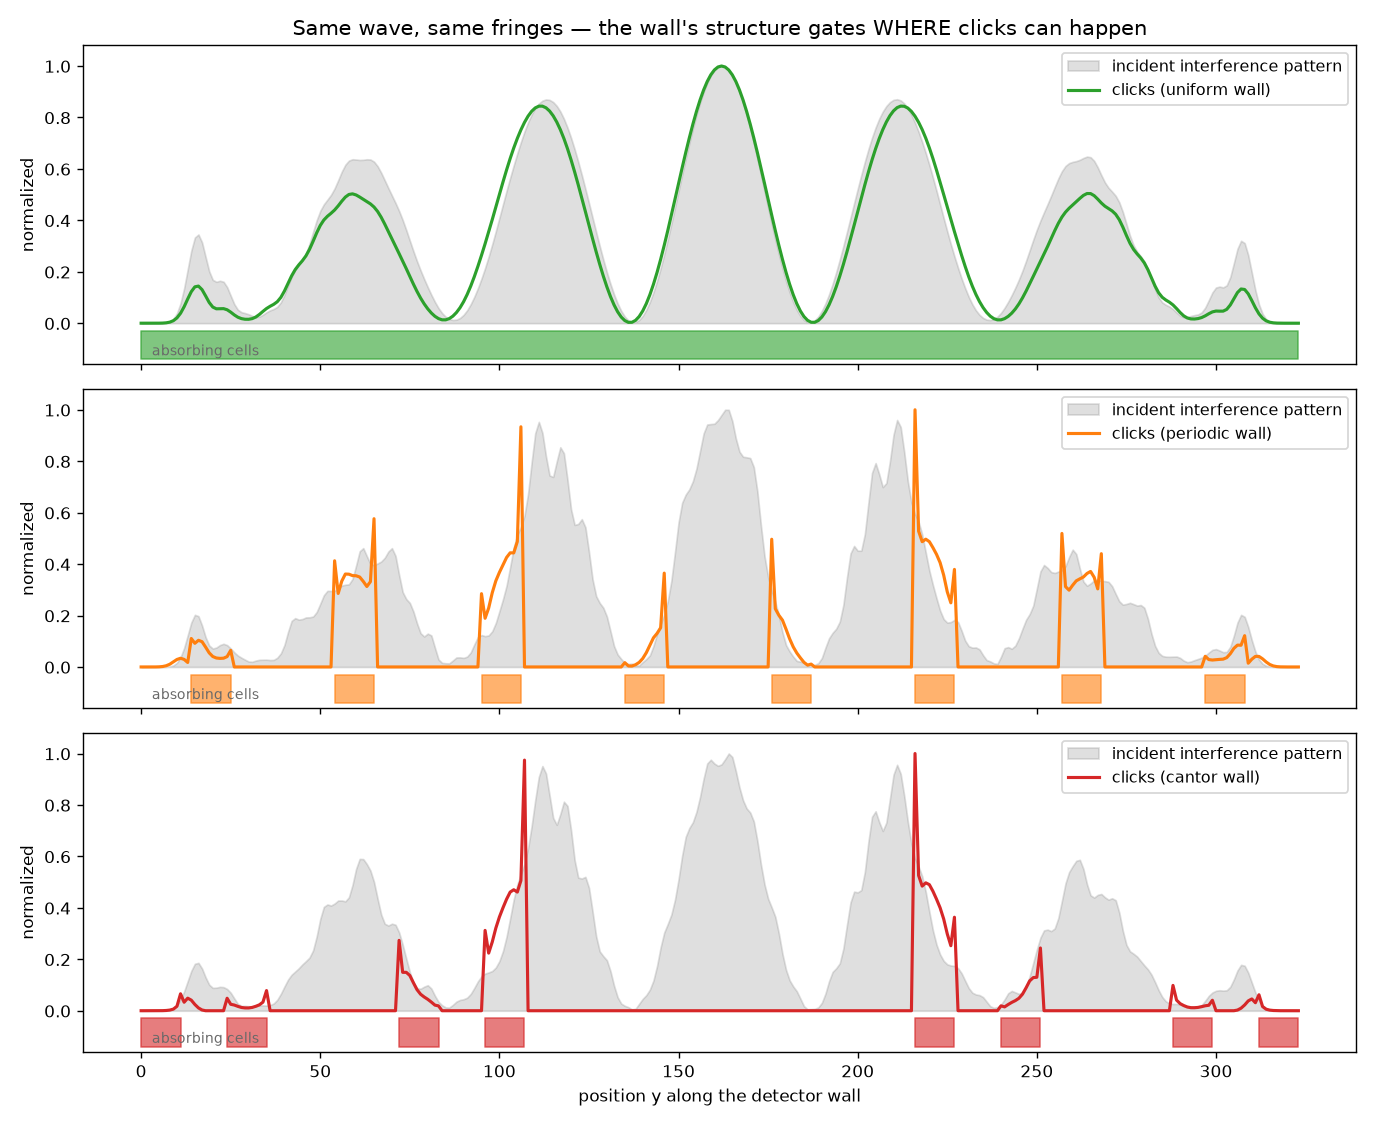

Source code (Python):
"""
Plan B — does the detector boundary's structure reshape where detections land?

2D Schrodinger (Visscher leapfrog, hbar=m=1). A wavepacket passes a double slit;
the interference pattern then hits a DETECTOR WALL whose absorbing surface has
one of three structures along y:

  uniform  : every cell absorbs
  periodic : evenly spaced absorbing segments (control for "structured but regular")
  cantor   : Cantor-set fractal segments (level 3)

periodic and cantor have the SAME total absorbing fraction (8 segments, 8/27 of the
height) so any difference is geometry, not coverage.  Clicks = probability actually
removed by each wall row, accumulated over the whole run.  Non-absorbing gaps are
dead zones: the wave passes and is eaten silently by the border sponge (not counted).

Honest questions scored at the end:
  1) GATING: do the three walls yield different click distributions?  (expected: yes)
  2) FRINGE INTEGRITY: within the cells that DO absorb, do click peaks sit at the
     same y as the incident interference pattern (no fringe shift)?  We compare the
     detected pattern to incident(y) x mask(y).
"""
import numpy as np
import matplotlib
matplotlib.use("Agg")
import matplotlib.pyplot as plt

# ---------------- grid & scheme ----------------
Nx, Ny = 480, 324
dx, dt = 1.0, 0.2
steps = 9000
k0 = 1.0                      # packet momentum -> lambda = 2*pi
x = np.arange(Nx)[:, None]
y = np.arange(Ny)[None, :]

# geometry
slit_x = 150                  # barrier column
det_x = 430                   # detector wall column (strip det_x..det_x+3)
sep, sw = 40, 10              # slit separation (center-to-center), slit width
cy = Ny // 2

# border sponge (kills anything reaching edges; not counted as detection)
border = 18
bd = np.minimum(np.minimum(x, Nx - 1 - x), np.minimum(y, Ny - 1 - y))
sponge = np.where(bd >= border, 1.0, 1.0 - 0.35 * ((border - bd) / border) ** 2)

# slit barrier: absorbing wall with two openings (graded, low reflection)
slit_damp = np.ones((Nx, Ny))
wall_cols = slice(slit_x, slit_x + 8)
open1 = np.abs(y - (cy - sep // 2)) <= sw // 2
open2 = np.abs(y - (cy + sep // 2)) <= sw // 2
blocked = ~(open1 | open2)
for i, col in enumerate(range(slit_x, slit_x + 8)):
    a = 0.55 * np.sin(np.pi * (i + 0.5) / 8)
    slit_damp[col, :] = np.where(blocked[0], 1.0 - a, 1.0)

def masks():
    """absorbing masks along y for the detector wall (True = absorbing cell)"""
    m_uni = np.ones(Ny, bool)
    # cantor level 3 on the full height: keep 8 segments of length Ny/27
    seg = [(0.0, 1.0)]
    for _ in range(3):
        seg = [s for a, b in seg for s in ((a, a + (b - a) / 3), (b - (b - a) / 3, b))]
    m_can = np.zeros(Ny, bool)
    for a, b in seg:
        m_can[int(a * Ny):max(int(a * Ny) + 1, int(b * Ny))] = True
    frac = m_can.mean()                       # ~8/27
    # periodic: 8 evenly spaced segments, same total coverage
    m_per = np.zeros(Ny, bool)
    nseg, w = 8, max(1, int(round(frac * Ny / 8)))
    for i in range(nseg):
        c = int((i + 0.5) * Ny / nseg)
        m_per[c - w // 2:c - w // 2 + w] = True
    return {"uniform": m_uni, "periodic": m_per, "cantor": m_can}

def run(mask):
    """evolve; return clicks(y) at the detector and incident pattern just before it"""
    rng_norm = None
    sx, sy = 28.0, 70.0
    env = np.exp(-((x - 70) ** 2) / (2 * sx ** 2) - ((y - cy) ** 2) / (2 * sy ** 2))
    R = env * np.cos(k0 * (x - 70.0)); I = env * np.sin(k0 * (x - 70.0))
    nrm = np.sqrt(np.sum(R ** 2 + I ** 2)); R /= nrm; I /= nrm

    det_damp = np.ones((Nx, Ny))
    for i, col in enumerate(range(det_x, det_x + 4)):
        a = 0.5 * np.sin(np.pi * (i + 0.5) / 4)
        det_damp[col, :] = np.where(mask, 1.0 - a, 1.0)
    damp = sponge * slit_damp * det_damp

    clicks = np.zeros(Ny)
    incident = np.zeros(Ny)
    c = dt / (2 * dx * dx)
    for s in range(steps):
        lap = (np.roll(R, 1, 0) + np.roll(R, -1, 0) +
               np.roll(R, 1, 1) + np.roll(R, -1, 1) - 4 * R)
        I += c * lap * 2
        lap = (np.roll(I, 1, 0) + np.roll(I, -1, 0) +
               np.roll(I, 1, 1) + np.roll(I, -1, 1) - 4 * I)
        R -= c * lap * 2
        p_before = R[det_x:det_x + 4, :] ** 2 + I[det_x:det_x + 4, :] ** 2
        R *= damp; I *= damp
        p_after = R[det_x:det_x + 4, :] ** 2 + I[det_x:det_x + 4, :] ** 2
        clicks += (p_before - p_after).sum(axis=0)
        incident += R[det_x - 6, :] ** 2 + I[det_x - 6, :] ** 2
    return clicks, incident

def js_div(p, q):
    p = p / p.sum(); q = q / q.sum(); m = 0.5 * (p + q)
    kl = lambda a, b: np.sum(np.where(a > 0, a * np.log(a / np.maximum(b, 1e-300)), 0))
    return 0.5 * kl(p, m) + 0.5 * kl(q, m)

M = masks()
res = {}
for name, m in M.items():
    clicks, inc = run(m)
    res[name] = (clicks, inc)
    print(f"{name:>9}: total detected = {clicks.sum():.4f}   "
          f"(absorbing fraction of wall = {m.mean():.3f})")

# --- analysis ---
u_clicks, u_inc = res["uniform"]
print("\nGATING (do the walls yield different click distributions?):")
for name in ("periodic", "cantor"):
    d = js_div(res[name][0] + 1e-15, u_clicks + 1e-15)
    print(f"   JS divergence vs uniform wall: {name:>9} = {d:.4f}")

print("\nFRINGE INTEGRITY (is detected ~ incident x mask, i.e. gated but not shifted?):")
for name, m in M.items():
    clicks, inc = res[name]
    pred = inc * m                      # gating prediction
    keep = m & (inc > 0.01 * inc.max())
    if keep.sum() > 4:
        cc = np.corrcoef(clicks[keep], pred[keep])[0, 1]
        print(f"   {name:>9}: corr(detected, incident x mask) on live cells = {cc:.4f}")

# --- figure ---
fig, axes = plt.subplots(3, 1, figsize=(11, 9), sharex=True)
yy = np.arange(Ny)
for ax, name, col in zip(axes, ("uniform", "periodic", "cantor"),
                         ("tab:green", "tab:orange", "tab:red")):
    clicks, inc = res[name]
    m = M[name]
    ax.fill_between(yy, 0, (inc / inc.max()), color="gray", alpha=0.25,
                    label="incident interference pattern")
    ax.plot(yy, clicks / clicks.max(), color=col, lw=1.8, label=f"clicks ({name} wall)")
    ax.fill_between(yy, -0.14, -0.03, where=m, color=col, alpha=0.6)
    ax.text(3, -0.125, "absorbing cells", fontsize=8, color="dimgray")
    ax.set_ylim(-0.16, 1.08); ax.legend(loc="upper right", fontsize=9)
    ax.set_ylabel("normalized")
axes[0].set_title("Same wave, same fringes — the wall's structure gates WHERE clicks can happen")
axes[2].set_xlabel("position y along the detector wall")
fig.tight_layout()
fig.savefig("fractal_boundary.png", dpi=125)
print("\nsaved -> qsim/fractal_boundary.png")
